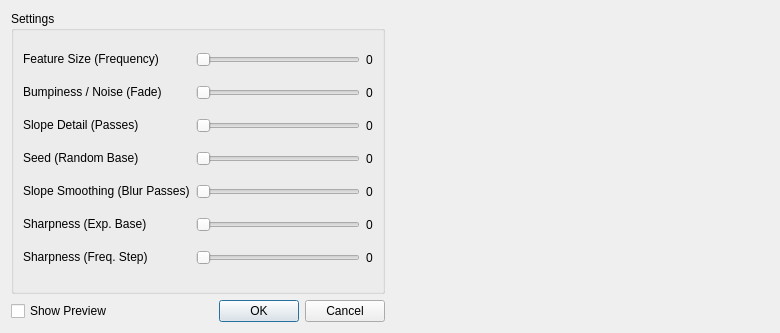
<?xml version="1.0" encoding="UTF-8"?>
<ui version="4.0">
 <class>CGenerationParam</class>
 <widget class="QDialog" name="CGenerationParam">
  <property name="geometry">
   <rect>
    <x>0</x>
    <y>0</y>
    <width>780</width>
    <height>333</height>
   </rect>
  </property>
  <property name="windowTitle">
   <string>Generation</string>
  </property>
  <layout class="QHBoxLayout" name="horizontalLayout_2">
   <item>
    <layout class="QVBoxLayout" name="verticalLayout">
     <item>
      <widget class="QGroupBox" name="groupBox">
       <property name="sizePolicy">
        <sizepolicy hsizetype="Preferred" vsizetype="Expanding">
         <horstretch>0</horstretch>
         <verstretch>0</verstretch>
        </sizepolicy>
       </property>
       <property name="title">
        <string>Settings</string>
       </property>
       <layout class="QGridLayout" name="gridLayout">
        <item row="6" column="2">
         <widget class="QLabel" name="m_labelFrequencyStep">
          <property name="text">
           <string>0</string>
          </property>
          <property name="alignment">
           <set>Qt::AlignLeading|Qt::AlignLeft|Qt::AlignVCenter</set>
          </property>
         </widget>
        </item>
        <item row="6" column="0">
         <widget class="QLabel" name="label">
          <property name="text">
           <string>Sharpness (Freq. Step)</string>
          </property>
          <property name="alignment">
           <set>Qt::AlignLeading|Qt::AlignLeft|Qt::AlignTop</set>
          </property>
         </widget>
        </item>
        <item row="4" column="2">
         <widget class="QLabel" name="m_labelBlur">
          <property name="text">
           <string>0</string>
          </property>
          <property name="alignment">
           <set>Qt::AlignLeading|Qt::AlignLeft|Qt::AlignVCenter</set>
          </property>
         </widget>
        </item>
        <item row="4" column="0">
         <widget class="QLabel" name="label_2">
          <property name="text">
           <string>Slope Smoothing (Blur Passes)</string>
          </property>
          <property name="alignment">
           <set>Qt::AlignLeading|Qt::AlignLeft|Qt::AlignTop</set>
          </property>
         </widget>
        </item>
        <item row="6" column="1">
         <widget class="QSlider" name="m_sldFrequencyStep">
          <property name="minimum">
           <number>10</number>
          </property>
          <property name="maximum">
           <number>25</number>
          </property>
          <property name="orientation">
           <enum>Qt::Horizontal</enum>
          </property>
          <property name="tickPosition">
           <enum>QSlider::NoTicks</enum>
          </property>
         </widget>
        </item>
        <item row="5" column="0">
         <widget class="QLabel" name="label_3">
          <property name="text">
           <string>Sharpness (Exp. Base)</string>
          </property>
          <property name="alignment">
           <set>Qt::AlignLeading|Qt::AlignLeft|Qt::AlignTop</set>
          </property>
         </widget>
        </item>
        <item row="3" column="2">
         <widget class="QLabel" name="m_labelRandomBase">
          <property name="text">
           <string>0</string>
          </property>
          <property name="alignment">
           <set>Qt::AlignLeading|Qt::AlignLeft|Qt::AlignVCenter</set>
          </property>
         </widget>
        </item>
        <item row="5" column="1">
         <widget class="QSlider" name="m_sldSharpness">
          <property name="minimum">
           <number>990</number>
          </property>
          <property name="maximum">
           <number>999</number>
          </property>
          <property name="orientation">
           <enum>Qt::Horizontal</enum>
          </property>
          <property name="tickPosition">
           <enum>QSlider::NoTicks</enum>
          </property>
         </widget>
        </item>
        <item row="1" column="2">
         <widget class="QLabel" name="m_labelFade">
          <property name="text">
           <string>0</string>
          </property>
          <property name="alignment">
           <set>Qt::AlignLeading|Qt::AlignLeft|Qt::AlignVCenter</set>
          </property>
         </widget>
        </item>
        <item row="4" column="1">
         <widget class="QSlider" name="m_sldBlur">
          <property name="minimum">
           <number>0</number>
          </property>
          <property name="maximum">
           <number>3</number>
          </property>
          <property name="orientation">
           <enum>Qt::Horizontal</enum>
          </property>
          <property name="tickPosition">
           <enum>QSlider::NoTicks</enum>
          </property>
         </widget>
        </item>
        <item row="5" column="2">
         <widget class="QLabel" name="m_labelSharpness">
          <property name="text">
           <string>0</string>
          </property>
          <property name="alignment">
           <set>Qt::AlignLeading|Qt::AlignLeft|Qt::AlignVCenter</set>
          </property>
         </widget>
        </item>
        <item row="3" column="1">
         <widget class="QSlider" name="m_sldRandomBase">
          <property name="minimum">
           <number>0</number>
          </property>
          <property name="maximum">
           <number>32</number>
          </property>
          <property name="orientation">
           <enum>Qt::Horizontal</enum>
          </property>
          <property name="tickPosition">
           <enum>QSlider::NoTicks</enum>
          </property>
         </widget>
        </item>
        <item row="3" column="0">
         <widget class="QLabel" name="label_4">
          <property name="text">
           <string>Seed (Random Base)</string>
          </property>
          <property name="alignment">
           <set>Qt::AlignLeading|Qt::AlignLeft|Qt::AlignTop</set>
          </property>
         </widget>
        </item>
        <item row="1" column="1">
         <widget class="QSlider" name="m_sldFade">
          <property name="minimum">
           <number>1</number>
          </property>
          <property name="maximum">
           <number>20</number>
          </property>
          <property name="orientation">
           <enum>Qt::Horizontal</enum>
          </property>
          <property name="tickPosition">
           <enum>QSlider::NoTicks</enum>
          </property>
         </widget>
        </item>
        <item row="2" column="0">
         <widget class="QLabel" name="label_5">
          <property name="text">
           <string>Slope Detail (Passes)</string>
          </property>
          <property name="alignment">
           <set>Qt::AlignLeading|Qt::AlignLeft|Qt::AlignTop</set>
          </property>
         </widget>
        </item>
        <item row="2" column="2">
         <widget class="QLabel" name="m_labelPasses">
          <property name="text">
           <string>0</string>
          </property>
          <property name="alignment">
           <set>Qt::AlignLeading|Qt::AlignLeft|Qt::AlignVCenter</set>
          </property>
         </widget>
        </item>
        <item row="1" column="0">
         <widget class="QLabel" name="label_6">
          <property name="text">
           <string>Bumpiness / Noise (Fade)</string>
          </property>
          <property name="alignment">
           <set>Qt::AlignLeading|Qt::AlignLeft|Qt::AlignTop</set>
          </property>
         </widget>
        </item>
        <item row="0" column="0">
         <widget class="QLabel" name="label_7">
          <property name="text">
           <string>Feature Size (Frequency)</string>
          </property>
          <property name="alignment">
           <set>Qt::AlignLeading|Qt::AlignLeft|Qt::AlignTop</set>
          </property>
         </widget>
        </item>
        <item row="0" column="1">
         <widget class="QSlider" name="m_sldFrequency">
          <property name="minimum">
           <number>11</number>
          </property>
          <property name="maximum">
           <number>100</number>
          </property>
          <property name="orientation">
           <enum>Qt::Horizontal</enum>
          </property>
          <property name="tickPosition">
           <enum>QSlider::NoTicks</enum>
          </property>
         </widget>
        </item>
        <item row="2" column="1">
         <widget class="QSlider" name="m_sldPasses">
          <property name="minimum">
           <number>1</number>
          </property>
          <property name="maximum">
           <number>10</number>
          </property>
          <property name="orientation">
           <enum>Qt::Horizontal</enum>
          </property>
          <property name="tickPosition">
           <enum>QSlider::NoTicks</enum>
          </property>
         </widget>
        </item>
        <item row="0" column="2">
         <widget class="QLabel" name="m_labelFrequency">
          <property name="text">
           <string>0</string>
          </property>
          <property name="alignment">
           <set>Qt::AlignLeading|Qt::AlignLeft|Qt::AlignVCenter</set>
          </property>
         </widget>
        </item>
       </layout>
      </widget>
     </item>
     <item>
      <layout class="QHBoxLayout" name="horizontalLayout">
       <item>
        <widget class="QCheckBox" name="m_chkPreview">
         <property name="text">
          <string>Show Preview</string>
         </property>
        </widget>
       </item>
       <item>
        <spacer name="horizontalSpacer">
         <property name="orientation">
          <enum>Qt::Horizontal</enum>
         </property>
         <property name="sizeHint" stdset="0">
          <size>
           <width>40</width>
           <height>20</height>
          </size>
         </property>
        </spacer>
       </item>
       <item>
        <widget class="QDialogButtonBox" name="m_buttonBox">
         <property name="standardButtons">
          <set>QDialogButtonBox::Cancel|QDialogButtonBox::Ok</set>
         </property>
        </widget>
       </item>
      </layout>
     </item>
    </layout>
   </item>
   <item>
    <layout class="QVBoxLayout" name="verticalLayout_3">
     <item>
      <widget class="QLabel" name="m_previewTexture">
       <property name="minimumSize">
        <size>
         <width>276</width>
         <height>303</height>
        </size>
       </property>
       <property name="maximumSize">
        <size>
         <width>276</width>
         <height>303</height>
        </size>
       </property>
       <property name="mouseTracking">
        <bool>true</bool>
       </property>
       <property name="frameShape">
        <enum>QFrame::NoFrame</enum>
       </property>
      </widget>
     </item>
     <item>
      <spacer name="verticalSpacer">
       <property name="orientation">
        <enum>Qt::Vertical</enum>
       </property>
       <property name="sizeHint" stdset="0">
        <size>
         <width>0</width>
         <height>40</height>
        </size>
       </property>
      </spacer>
     </item>
    </layout>
   </item>
   <item>
    <layout class="QVBoxLayout" name="verticalLayout_2">
     <item>
      <widget class="QLabel" name="m_previewLODs">
       <property name="minimumSize">
        <size>
         <width>96</width>
         <height>105</height>
        </size>
       </property>
       <property name="maximumSize">
        <size>
         <width>96</width>
         <height>105</height>
        </size>
       </property>
       <property name="frameShape">
        <enum>QFrame::NoFrame</enum>
       </property>
      </widget>
     </item>
     <item>
      <spacer name="verticalSpacer_2">
       <property name="orientation">
        <enum>Qt::Vertical</enum>
       </property>
       <property name="sizeHint" stdset="0">
        <size>
         <width>0</width>
         <height>40</height>
        </size>
       </property>
      </spacer>
     </item>
    </layout>
   </item>
  </layout>
 </widget>
 <resources/>
 <connections/>
</ui>
